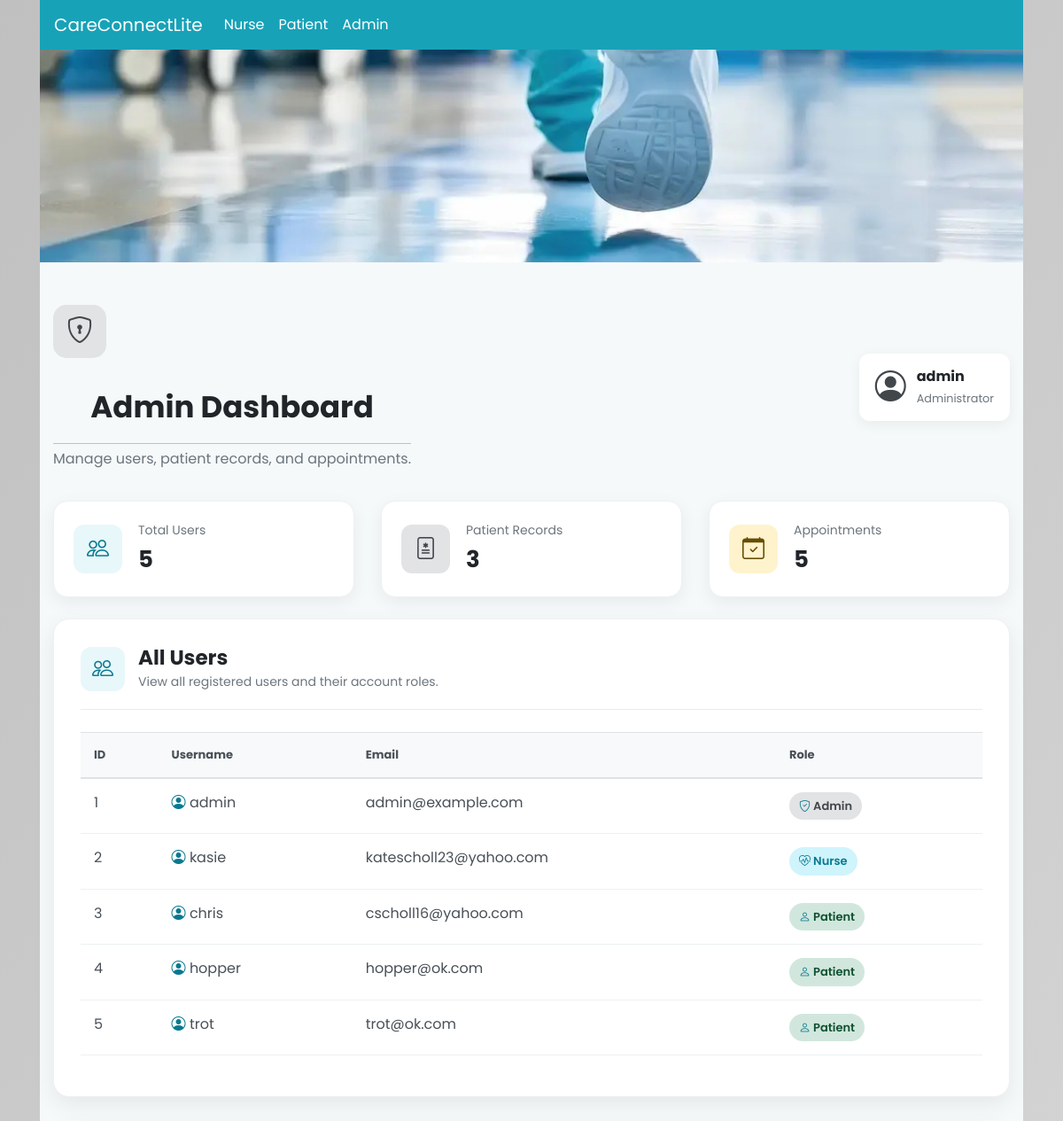
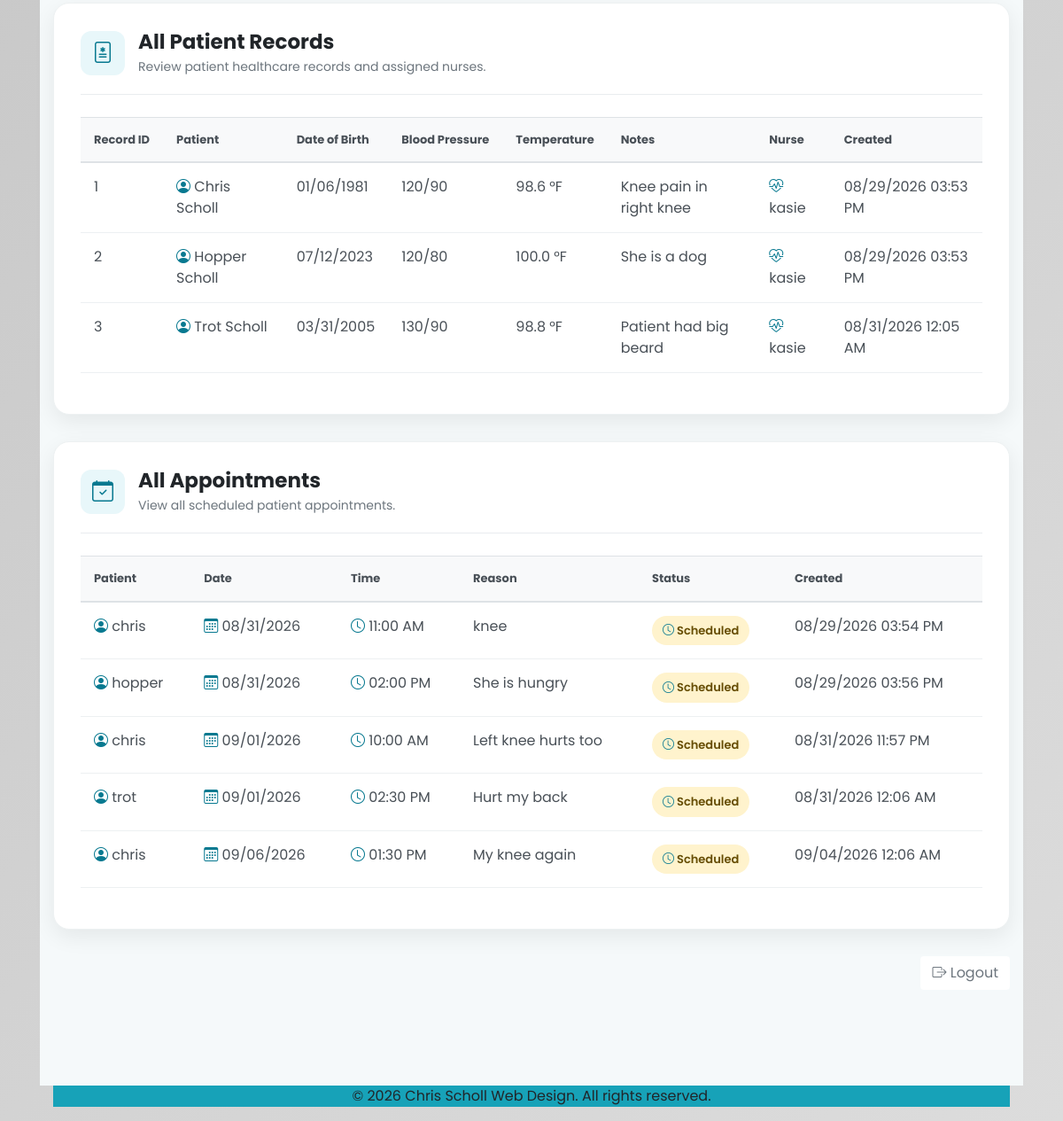
Page /admin (signed in) on the earlier database version (2 pictures, top to bottom).
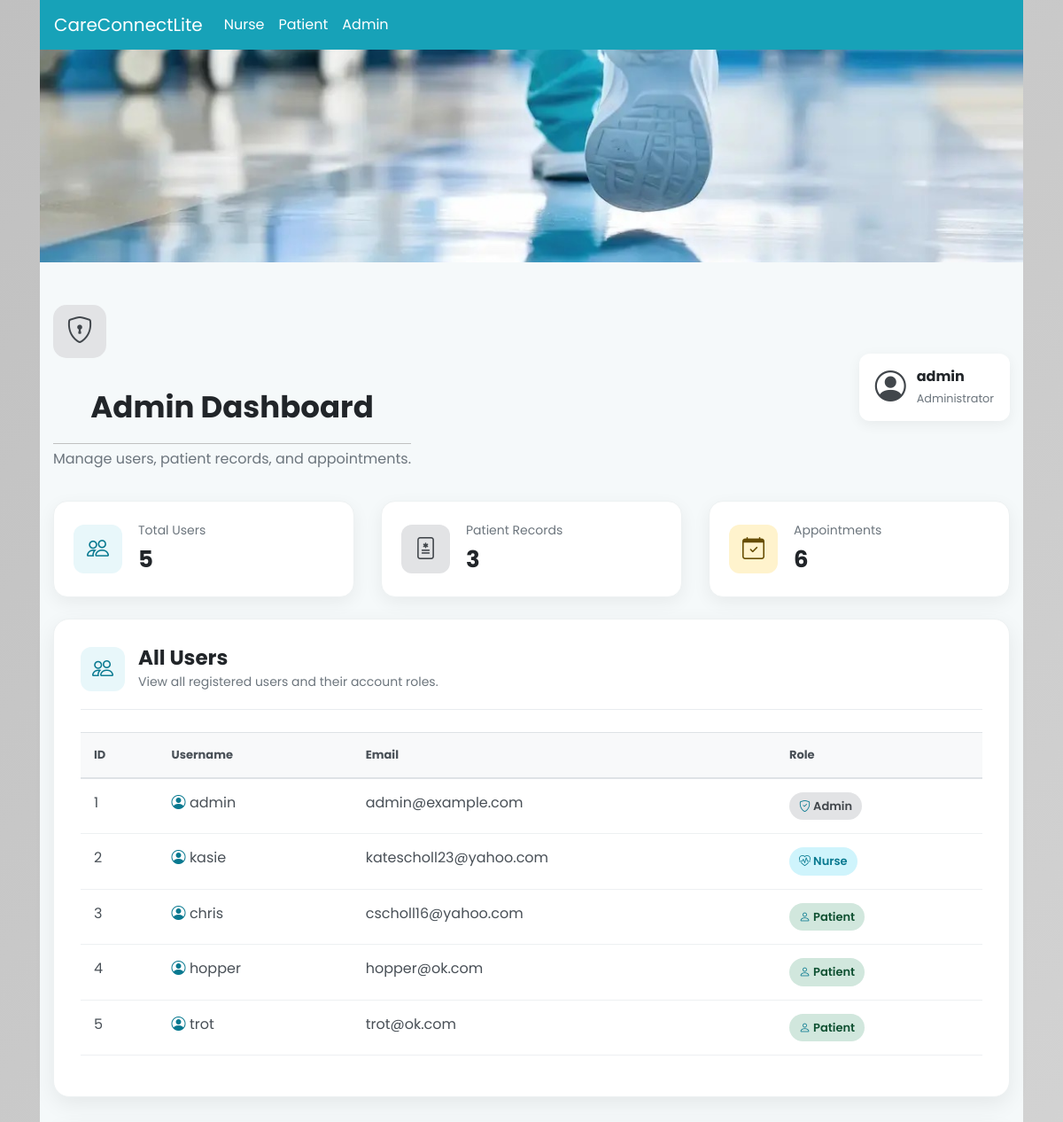
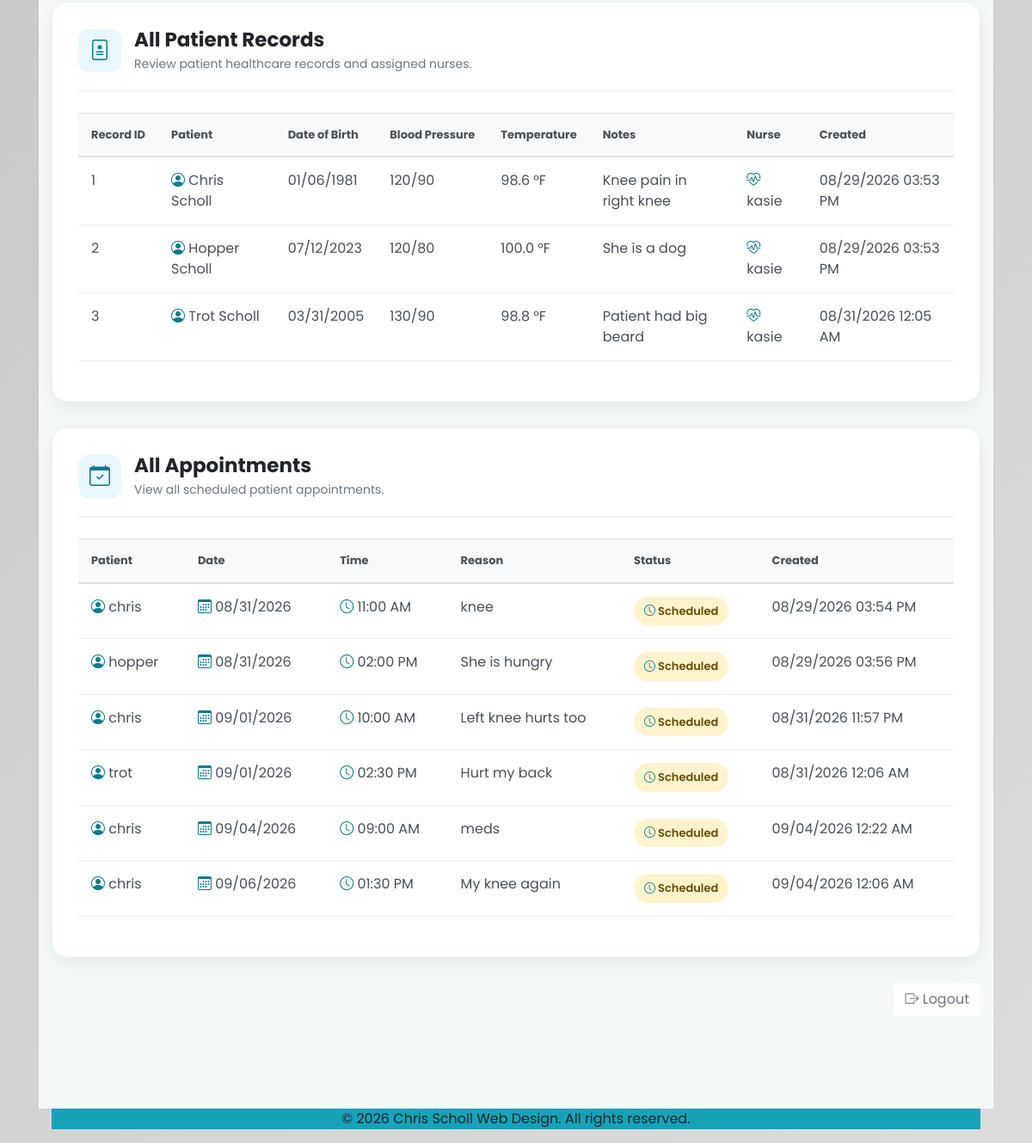
Same page on the later database version (2 pictures, top to bottom).
### models.py (models this page shows, shortened)
class User(db.Model, UserMixin):
    id = db.Column(db.Integer, primary_key=True)
    username = db.Column(
        db.String(100),
        unique=True,
        nullable=False
    )
    email = db.Column(
        db.String(50),
        unique=True,
        nullable=False
    )
    password = db.Column(
        db.String(100),
        nullable=False
    )
    role = db.Column(
        db.String(50),
        nullable=True,
        server_default="patient"
    )
    def is_admin(self):
        return self.role == "admin"
    password_reset_ids = db.relationship(
        "PasswordResetId",
        backref="user",
        cascade="all, delete-orphan"
    )
    patient_record = db.relationship(
        "PatientRecord",
        foreign_keys="PatientRecord.patient_id",
        back_populates="patient",
        uselist=False,
        cascade="all, delete-orphan"
    )
    nurse_records = db.relationship(
        "PatientRecord",
        foreign_keys="PatientRecord.nurse_id",
        back_populates="nurse"
    )
    appointments = db.relationship(
        "Appointment",
        foreign_keys="Appointment.patient_id",
        back_populates="patient",
        cascade="all, delete-orphan"
    )

class PatientRecord(db.Model):
    id = db.Column(
        db.Integer,
        primary_key=True
    )
    patient_id = db.Column(
        db.Integer,
        db.ForeignKey("user.id"),
        nullable=False,
        unique=True
    )
    nurse_id = db.Column(
        db.Integer,
        db.ForeignKey("user.id"),
        nullable=True
    )
    patient_name = db.Column(
        db.String(100),
        nullable=False
    )
    date_of_birth = db.Column(
        db.Date,
        nullable=False
    )
    blood_pressure = db.Column(
        db.String(20),
        nullable=True
    )
    temperature = db.Column(
        db.Float,
        nullable=True
    )
    notes = db.Column(
        db.Text,
        nullable=True
    )
    created_at = db.Column(
        db.DateTime(timezone=True),
        default=lambda: datetime.now(timezone.utc),
        nullable=False
    )
    patient = db.relationship(
        "User",
        foreign_keys=[patient_id],
        back_populates="patient_record"
    )
    nurse = db.relationship(
        "User",
        foreign_keys=[nurse_id],
        back_populates="nurse_records"
    )

class Appointment(db.Model):
    id = db.Column(
        db.Integer,
        primary_key=True
    )
    patient_id = db.Column(
        db.Integer,
        db.ForeignKey("user.id"),
        nullable=False
    )
    appointment_date = db.Column(
        db.Date,
        nullable=False
    )
    appointment_time = db.Column(
        db.Time,
        nullable=False
    )
    reason = db.Column(
        db.String(255),
        nullable=False
    )
    status = db.Column(
        db.String(50),
        nullable=False,
        default="Scheduled"
    )
    created_at = db.Column(
        db.DateTime(timezone=True),
        default=lambda: datetime.now(timezone.utc),
        nullable=False
    )
    patient = db.relationship(
        "User",
        foreign_keys=[patient_id],
        back_populates="appointments"
    )

### app.py (the view)
@app.route("/admin")
@admin_required
def admin():
    users = db.session.scalars(
        select(User)
    ).all()
    patient_records = db.session.scalars(
        select(PatientRecord)
    ).all()
    appointments = db.session.scalars(
        select(Appointment)
        .order_by(
            Appointment.appointment_date,
            Appointment.appointment_time
        )
    ).all()
    return render_template(
        "admin.html",
        users=users,
        patient_records=patient_records,
        appointments=appointments
    )

### templates/admin.html (shortened to what this page needs)
{% extends 'base.html' %}
{% block content %}
<div class="admin-page">
    <div class="container py-5">
        <div class="admin-header">
            <div>
                <div class="admin-header-icon">
                    <i class="bi bi-shield-lock"></i>
                </div>
                <h1>Admin Dashboard</h1>
                <p class="admin-subtitle">
                    Manage users, patient records, and appointments.
                </p>
            </div>
            <div class="admin-user-info">
                <i class="bi bi-person-circle"></i>
                <div>
                    <strong>{{ current_user.username }}</strong>
                    <small>Administrator</small>
                </div>
            </div>
        </div>
        <div class="row g-4 mb-4">
            <div class="col-md-4">
                <div class="admin-stat-card">
                    <div class="stat-icon users-icon">
                        <i class="bi bi-people"></i>
                    </div>
                    <div>
                        <span>Total Users</span>
                        <strong>{{ users|length }}</strong>
                    </div>
                </div>
            </div>
            <div class="col-md-4">
                <div class="admin-stat-card">
                    <div class="stat-icon records-icon">
                        <i class="bi bi-file-medical"></i>
                    </div>
                    <div>
                        <span>Patient Records</span>
                        <strong>{{ patient_records|length }}</strong>
                    </div>
                </div>
            </div>
            <div class="col-md-4">
                <div class="admin-stat-card">
                    <div class="stat-icon appointments-icon">
                        <i class="bi bi-calendar-check"></i>
                    </div>
                    <div>
                        <span>Appointments</span>
                        <strong>{{ appointments|length }}</strong>
                    </div>
                </div>
            </div>
        </div>
        <div class="admin-dashboard-card">
            <div class="admin-card-header">
                <div class="admin-section-icon">
                    <i class="bi bi-people"></i>
                </div>
                <div>
                    <h3>All Users</h3>
                    <p>
                        View all registered users and their account roles.
                    </p>
                </div>
            </div>
            <div class="table-responsive">
                <table class="table admin-table">
                    <thead>
                        <tr>
                            <th>ID</th>
                            <th>Username</th>
                            <th>Email</th>
                            <th>Role</th>
                        </tr>
                    </thead>
                    <tbody>
                        {% for user in users %}
                        <tr>
                            <td>
                                {{ user.id }}
                            </td>
                            <td>
                                <i class="bi bi-person-circle me-2"></i>
                                {{ user.username }}
                            </td>
                            <td>
                                {{ user.email }}
                            </td>
                            <td>
                                {% if user.role == 'admin' %}
                                    <span class="admin-role admin-role-admin">
                                        <i class="bi bi-shield-check me-1"></i>
                                        Admin
                                    </span>
                                {% elif user.role == 'nurse' %}
                                    <span class="admin-role admin-role-nurse">
                                        <i class="bi bi-heart-pulse me-1"></i>
                                        Nurse
                                    </span>
                                {% else %}
                                    <span class="admin-role admin-role-patient">
                                        <i class="bi bi-person me-1"></i>
                                        Patient
                                    </span>
                                {% endif %}
                            </td>
                        </tr>
                        {% endfor %}
                    </tbody>
                </table>
            </div>
        </div>
        <div class="admin-dashboard-card">
            <div class="admin-card-header">
                <div class="admin-section-icon">
                    <i class="bi bi-file-medical"></i>
                </div>
                <div>
                    <h3>All Patient Records</h3>
                    <p>
                        Review patient healthcare records and assigned nurses.
                    </p>
                </div>
            </div>
            <div class="table-responsive">
                <table class="table admin-table">
                    <thead>
                        <tr>
                            <th>Record ID</th>
                            <th>Patient</th>
                            <th>Date of Birth</th>
                            <th>Blood Pressure</th>
                            <th>Temperature</th>
                            <th>Notes</th>
                            <th>Nurse</th>
                            <th>Created</th>
                        </tr>
                    </thead>
                    <tbody>
                        {% for record in patient_records %}
                        <tr>
                            <td>
                                {{ record.id }}
                            </td>
                            <td>
                                <i class="bi bi-person-circle me-2"></i>
                                {{ record.patient_name }}
                            </td>
                            <td>
                                {{ record.date_of_birth.strftime('%m/%d/%Y') }}
                            </td>
                            <td>
                                {{ record.blood_pressure or "Not recorded" }}
                            </td>
                            <td>
                                {% if record.temperature %}
                                    {{ record.temperature }} °F
                                {% else %}
                                    Not recorded
                                {% endif %}
                            </td>
                            <td>
                                {{ record.notes or "No notes" }}
                            </td>
                            <td>
                                {% if record.nurse %}
                                    <i class="bi bi-heart-pulse me-1"></i>
                                    {{ record.nurse.username }}
                                {% else %}
                                    <span class="text-muted">
                                        Not assigned
                                    </span>
                                {% endif %}
                            </td>
                            <td>
                                {{ record.created_at.strftime('%m/%d/%Y %I:%M %p') }}
                            </td>
                        </tr>
                        {% endfor %}
                    </tbody>
                </table>
            </div>
        </div>
        <div class="admin-dashboard-card">
            <div class="admin-card-header">
                <div class="admin-section-icon">
                    <i class="bi bi-calendar-check"></i>
                </div>
                <div>
                    <h3>All Appointments</h3>
                    <p>
                        View all scheduled patient appointments.
                    </p>
                </div>
            </div>
            {% if appointments %}
                <div class="table-responsive">
                    <table class="table admin-table">
                        <thead>
                            <tr>
                                <th>Patient</th>
                                <th>Date</th>
                                <th>Time</th>
                                <th>Reason</th>
                                <th>Status</th>
                                <th>Created</th>
                            </tr>
                        </thead>
                        <tbody>
                            {% for appointment in appointments %}
                            <tr>
                                <td>
                                    <i class="bi bi-person-circle me-2"></i>
                                    {{ appointment.patient.username }}
                                </td>
                                <td>
                                    <i class="bi bi-calendar3 me-1"></i>
                                    {{ appointment.appointment_date.strftime('%m/%d/%Y') }}
                                </td>
                                <td>
                                    <i class="bi bi-clock me-1"></i>
                                    {{ appointment.appointment_time.strftime('%I:%M %p') }}
                                </td>
                                <td>
                                    {{ appointment.reason }}
                                </td>
                                <td>
                                    {% if appointment.status == 'confirmed' %}
                                        <span class="admin-status status-confirmed">
                                            <i class="bi bi-check-circle me-1"></i>
                                            Confirmed
                                        </span>
                                    {% elif appointment.status == 'cancelled' %}
                                        <span class="admin-status status-cancelled">
                                            Cancelled
                                        </span>
                                    {% else %}
                                        <span class="admin-status status-pending">
                                            <i class="bi bi-clock me-1"></i>
                                            {{ appointment.status }}
                                        </span>
                                    {% endif %}
                                </td>
                                <td>
                                    {{ appointment.created_at.strftime('%m/%d/%Y %I:%M %p') }}
                                </td>
                            </tr>
                            {% endfor %}
                        </tbody>
                    </table>
                </div>
            {% endif %}
        </div>
        <div class="admin-footer">
            <a
                href="{{ url_for('logout') }}"
                class="btn admin-logout-btn"
            >
                <i class="bi bi-box-arrow-right me-2"></i>
                Logout
            </a>
        </div>
    </div>
</div>
{% endblock content %}

Differences in the rows shown:
added Appointment: patient.username "chris", appointment_date "09/04/2026", appointment_time "09:00 AM", reason "meds", status "Scheduled", created_at "09/04/2026 12:22 AM"
Other differences:
{{ appointments|length }}: "5" → "6"
